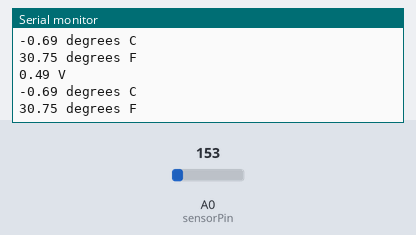
Recording of a sketch running on a simulated Arduino Uno, built with avr-gcc and run on an emulated ATmega328P. Parts: the last lines printed to the serial monitor. Inputs (shaded band) come from the test bench; at power-on: A0 (sensorPin) = 153.

Above: at 1.8 s.
1.9 s: A0 (sensorPin) set to 165
At 2.8 s:
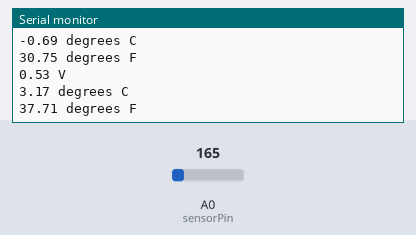
3.4 s: A0 (sensorPin) set to 175
At 4.6 s:
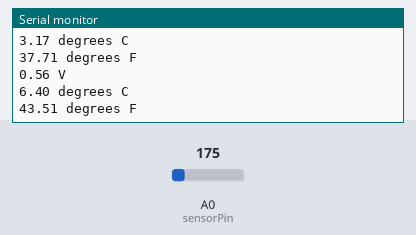
Timing chart, 0 to 6.4 s (numbered marks = the images above; inputs shaded):
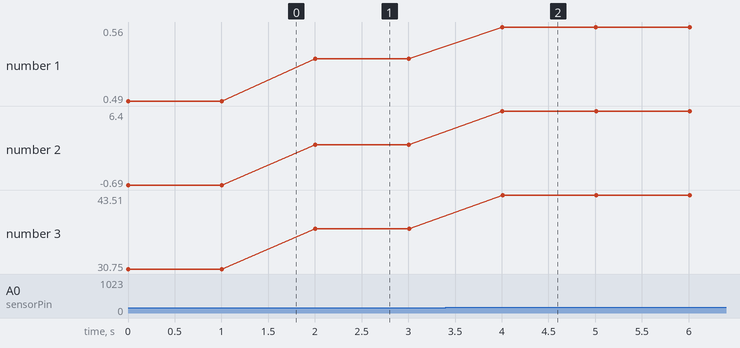

Measured:
- after the input at 1.9 s, the serial monitor: prints a new line after 0.10 s (image 1)
- after the input at 3.4 s, the serial monitor: prints a new line after 0.61 s (image 2)
- plotted number 1: 0.49 → 0.53 after the input at 1.9 s, 0.53 → 0.56 after the input at 3.4 s
- plotted number 2: -0.69 → 3.17 after the input at 1.9 s, 3.17 → 6.4 after the input at 3.4 s
- plotted number 3: 30.75 → 37.71 after the input at 1.9 s, 37.71 → 43.51 after the input at 3.4 s

The sketch:

Temp_Sensor.ino
```cpp
int sensorPin = 0; // analog pin that the TMP36 is connected to
void setup() {
  // put your setup code here, to run once:
  Serial.begin(115200);
}

void loop() {
  // put your main code here, to run repeatedly:
  int reading = analogRead(sensorPin);

  // convert reading to a voltage
  float voltage = reading * 3.3;
  voltage /= 1024.0;

  // print out voltage
  Serial.print(voltage);
  Serial.println(" V");

  // convert to temperature (10mV per degree with 500 mV offset)
  float tempC = (voltage - 0.5) * 100;

  Serial.print(tempC);
  Serial.println(" degrees C");

  // convert to Fahrenheit and print
  float temperatureF = (tempC * 9.0 / 5.0) + 32.0;
  Serial.print(temperatureF); Serial.println(" degrees F");

  delay(1000); // wait a second


}
```
